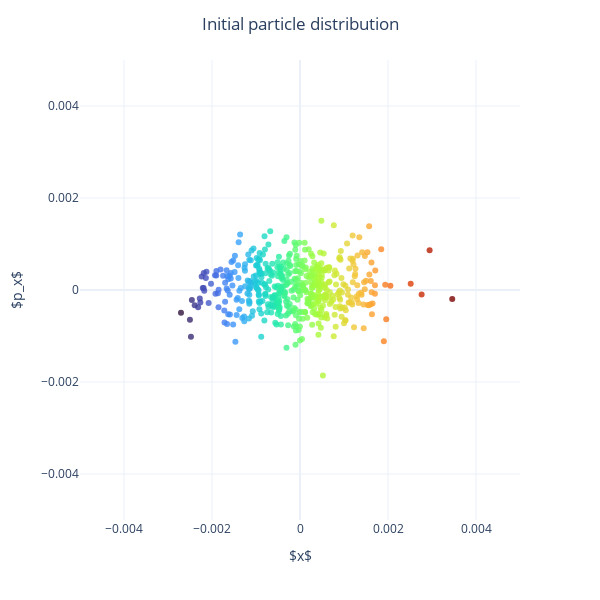

Notebook source saved alongside this figure:
### Code cell
# Plot the particle distribution
def plot_distribution(
    array_u,
    array_pu,
    l_colors,
    max_std,
    u_ellipse=None,
    p_ellipse=None,
    ellipse=None,
    label_x=r"$u$",
    label_y=r"$p_u$",
    title=None,
):
    fig = plx.scatter(
        x=array_u,
        y=array_pu,
        labels={"x": label_x, "y": label_y},
        color_continuous_scale="Turbo",
        color=l_colors,
        opacity=0.8,
    )
    if ellipse is not None:
        fig.add_trace(
            go.Contour(
                x=u_ellipse[0, :],
                y=p_ellipse[:, 0],
                z=ellipse,
                colorscale="Blues",
                showscale=False,
                opacity=0.5,
            )
        )
    fig.update_layout(yaxis_range=[-5 * max_std, 5 * max_std])
    fig.update_layout(xaxis_range=[-5 * max_std, 5 * max_std])
    fig.update_coloraxes(showscale=False)
    fig.update_layout(template="plotly_white")
    if title is not None:
        fig.update_layout(title_text=title, title_x=0.5)

    fig.show()


plot_distribution(
    array_x,
    array_px,
    l_colors_x,
    max_std_x,
    label_x=r"$x$",
    label_y=r"$p_x$",
    title="Initial particle distribution",
)

### Figure 1 — Plotly figure (JSON) as saved in the notebook; plotly's stock layout.template omitted (floating-point values rounded to 4 significant figures; data arrays with more than 128 entries replaced by an {"elided": "..."} marker saying what was removed)
{"data": [{"hovertemplate": "$x$=%{x}<br>$p_x$=%{y}<br>color=%{marker.color}<extra></extra>", "legendgroup": "", "marker": {"color": {"elided": "500 float values"}, "coloraxis": "coloraxis", "opacity": 0.8, "symbol": "circle"}, "mode": "markers", "name": "", "orientation": "v", "showlegend": false, "type": "scatter", "x": {"elided": "500 float values"}, "xaxis": "x", "y": {"elided": "500 float values"}, "yaxis": "y"}], "layout": {"coloraxis": {"colorbar": {"title": {"text": "color"}}, "colorscale": [[0, "#30123b"], [0.07143, "#4145ab"], [0.1429, "#4675ed"], [0.2143, "#39a2fc"], [0.2857, "#1bcfd4"], [0.3571, "#24eca6"], [0.4286, "#61fc6c"], [0.5, "#a4fc3b"], [0.5714, "#d1e834"], [0.6429, "#f3c63a"], [0.7143, "#fe9b2d"], [0.7857, "#f36315"], [0.8571, "#d93806"], [0.9286, "#b11901"], [1, "#7a0402"]], "showscale": false}, "height": 600, "legend": {"tracegroupgap": 0}, "margin": {"t": 60}, "title": {"text": "Initial particle distribution", "x": 0.5}, "width": 600, "xaxis": {"anchor": "y", "domain": [0, 1], "range": [-0.005, 0.005], "title": {"text": "$x$"}}, "yaxis": {"anchor": "x", "domain": [0, 1], "range": [-0.005, 0.005], "title": {"text": "$p_x$"}}}}
